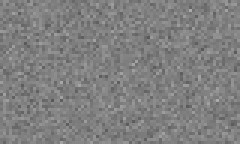
#> input picture tests/data/cost_vectors/noisy.pgm, 80 x 48 px (shown 3 times larger)
$ python -i maps.py   (imports and definitions only)   (older library calls are emulated)
#> lines starting #> are read from the running program, lines starting #| are printed output that depends on the picture
#> further down, picture is the input picture: shape (48, 80, 3); min 88, max 172, mean 127.6
"""Local complexity maps that drive adaptive embedding.

Two constraints shape this module.

1. The map must be identical for the sender (who sees the cover) and for the
   receiver (who only sees the stego image). It is therefore always computed
   from the image with its lowest bits cleared - exactly the bits embedding is
   allowed to touch. No synchronisation side channel is needed.

2. The map must be bit-identical on every machine and library version.
   A one-ULP difference would move a sample into a different quantisation band,
   shift the whole position order and destroy the message. Everything here is
   therefore integer arithmetic: integer convolutions, exact order statistics
   for normalisation, integer division, and an entropy table computed with the
   ``decimal`` module rather than the platform's libm.

Higher values mean "safer to modify". The range is 0..~1300.
"""

from __future__ import annotations

from decimal import Decimal, getcontext

import cv2
import numpy as np

__all__ = ["MAP_KINDS", "SCALE", "mask_low_bits", "complexity_map"]

MAP_KINDS = ("sobel", "laplacian", "variance", "entropy", "highfreq",
             "chroma", "combined", "uniform")

SCALE = 1024          # normalised maps span 0..SCALE-1
_LO_PCT, _HI_PCT = 1.0, 99.0
_WIN = 5              # window size of the local statistics


def mask_low_bits(img: np.ndarray, n_bits: int) -> np.ndarray:
    """Clear the n lowest bits of every sample."""
    if n_bits <= 0:
        return img
    return img & np.uint8(0xFF ^ ((1 << n_bits) - 1))


def _gray(img: np.ndarray) -> np.ndarray:
    """Integer luma (ITU-R BT.601 weights in fixed point)."""
    if img.ndim == 2:
        return img.astype(np.int32)
    if img.shape[2] == 1:
        return img[:, :, 0].astype(np.int32)
    f = img[:, :, :3].astype(np.int32)
    return (299 * f[:, :, 0] + 587 * f[:, :, 1] + 114 * f[:, :, 2]) // 1000


def _norm(x: np.ndarray) -> np.ndarray:
    """Normalise to 0..SCALE-1 using exact order statistics and integer math."""
    x = x.astype(np.int64)
    lo = int(np.percentile(x, _LO_PCT, method="lower"))
    hi = int(np.percentile(x, _HI_PCT, method="lower"))
    if hi <= lo:
        return np.zeros(x.shape, dtype=np.int32)
    y = (np.clip(x, lo, hi) - lo) * (SCALE - 1) // (hi - lo)
    return y.astype(np.int32)


def _sobel(gray: np.ndarray) -> np.ndarray:
    """|Gx| + |Gy|. uint8 input and CV_16S output keep the maths exact."""
    g = np.asarray(gray, dtype=np.uint8)
    gx = cv2.Sobel(g, cv2.CV_16S, 1, 0, ksize=3, borderType=cv2.BORDER_REFLECT_101)
    gy = cv2.Sobel(g, cv2.CV_16S, 0, 1, ksize=3, borderType=cv2.BORDER_REFLECT_101)
    return np.abs(gx.astype(np.int32)) + np.abs(gy.astype(np.int32))


def _laplacian(gray: np.ndarray) -> np.ndarray:
    lap = cv2.Laplacian(np.asarray(gray, dtype=np.uint8), cv2.CV_16S, ksize=3,
                        borderType=cv2.BORDER_REFLECT_101)
    return np.abs(lap.astype(np.int32))


def _sum_filter(x: np.ndarray, k: int = _WIN) -> np.ndarray:
    """Exact k-by-k window sum via an integral image (int64).

    Written with numpy rather than cv2 because the operation must stay purely
    integral while replicating BORDER_REFLECT_101 edge handling.
    """
    r = k // 2
    xp = np.pad(x.astype(np.int64), r, mode="reflect")
    ii = np.zeros((xp.shape[0] + 1, xp.shape[1] + 1), dtype=np.int64)
    np.cumsum(np.cumsum(xp, axis=0), axis=1, out=ii[1:, 1:])
    h, w = x.shape
    return (ii[k:k + h, k:k + w] - ii[0:h, k:k + w]
            - ii[k:k + h, 0:w] + ii[0:h, 0:w])


def _variance(gray: np.ndarray, k: int = _WIN) -> np.ndarray:
    """k^4 times the local variance: an integer that ranks the same way."""
    n = k * k
    s = _sum_filter(gray, k).astype(np.int64)
    sq = _sum_filter(gray.astype(np.int64) ** 2, k).astype(np.int64)
    return np.maximum(n * sq - s * s, 0)


_ENT_LUT_CACHE: dict[int, np.ndarray] = {}


def _entropy_lut(n: int) -> np.ndarray:
    """LUT[c] = round(-c/n * log2(c/n) * SCALE) as integers.

    Computed with ``decimal`` at 40 significant digits: pure Python arithmetic
    gives the same table on every platform, whereas ``math.log2`` delegates to
    the system libm and may differ in the last bit.
    """
    lut = _ENT_LUT_CACHE.get(n)
    if lut is None:
        getcontext().prec = 40
        ln2 = Decimal(2).ln()
        values = [0]
        for c in range(1, n + 1):
            p = Decimal(c) / Decimal(n)
            values.append(int((-p * (p.ln() / ln2) * SCALE).to_integral_value()))
        lut = np.array(values, dtype=np.int32)
        _ENT_LUT_CACHE[n] = lut
    return lut


def _entropy(gray: np.ndarray, k: int = _WIN, levels: int = 16) -> np.ndarray:
    """Local entropy over 16 luma bins inside a k-by-k window."""
    q = np.clip(gray // (256 // levels), 0, levels - 1)
    lut = _entropy_lut(k * k)
    ent = np.zeros(gray.shape, dtype=np.int32)
    for level in range(levels):
        counts = _sum_filter((q == level).astype(np.int32), k)
        ent += lut[np.clip(counts, 0, k * k)]
    return ent


def _highfreq(gray: np.ndarray, k: int = _WIN) -> np.ndarray:
    """Integer stand-in for a high-pass response: |k^2*pixel - window sum|."""
    return np.abs(k * k * gray.astype(np.int64) - _sum_filter(gray, k).astype(np.int64))


def _chroma(img: np.ndarray) -> np.ndarray:
    """Spread between colour channels; noise hides well where they disagree."""
    if img.ndim == 2 or img.shape[2] == 1:
        return np.zeros(img.shape[:2], dtype=np.int32)
    f = img[:, :, :3].astype(np.int32)
    return f.max(axis=2) - f.min(axis=2)


# Weights of the combined map, in parts per thousand (see the ablation study).
COMBINED_WEIGHTS = {"sobel": 350, "variance": 250, "entropy": 200,
                    "highfreq": 150, "chroma": 50}

# Relative "safety" of the R, G and B channels in parts per thousand: the human
# visual system is most sensitive to green and least sensitive to blue.
CHANNEL_WEIGHTS = (1000, 850, 1150)

# How much a channel's own local activity adds to its priority, per thousand.
CHANNEL_ACTIVITY = 250


def _spatial(kind: str, img: np.ndarray, gray: np.ndarray) -> np.ndarray:
    if kind == "sobel":
        return _norm(_sobel(gray))
    if kind == "laplacian":
        return _norm(_laplacian(gray))
    if kind == "variance":
        return _norm(_variance(gray))
    if kind == "entropy":
        return _norm(_entropy(gray))
    if kind == "highfreq":
        return _norm(_highfreq(gray))
    if kind == "chroma":
        return _norm(_chroma(img))
    if kind == "uniform":
        return np.full(gray.shape, SCALE - 1, dtype=np.int32)
    raise ValueError(f"unknown complexity map {kind!r}; available: {MAP_KINDS}")


def complexity_map(img: np.ndarray, kind: str = "combined", *,
                   mask_bits: int = 0, per_channel: bool = True) -> np.ndarray:
    """Embedding priority map of shape (H, W, C) and dtype int32."""
    base = mask_low_bits(img, mask_bits)
    if base.ndim == 2:
        base = base[:, :, None]

    if kind == "uniform":
        # The ablation control: no preference at all, not even between
        # channels, so that an adaptive codec degrades to keyed random order.
        return np.full(base.shape, SCALE - 1, dtype=np.int32)

    gray = _gray(base)

    if kind == "combined":
        spatial = np.zeros(gray.shape, dtype=np.int64)
        for name, weight in COMBINED_WEIGHTS.items():
            spatial += weight * _spatial(name, base, gray).astype(np.int64)
#> this loop made 5 passes
#> pass 1, in _sobel, `gx = cv2.Sobel(g, cv2.CV_16S, 1, 0, ksize=3, borderType=cv2.BORDER_REF..`:
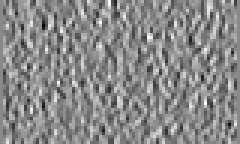
#> gx: shape (48, 80) int16 (shown 3 times larger); min -161, max 137, mean -0.1; drawn with min black and max white
#> pass 1, in _sobel, `gy = cv2.Sobel(g, cv2.CV_16S, 0, 1, ksize=3, borderType=cv2.BORDER_REF..`:
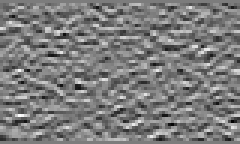
#> gy: shape (48, 80) int16 (shown 3 times larger); min -143, max 149, mean -0.1; drawn with min black and max white
#> pass 1, in _norm, `x = x.astype(np.int64)`:
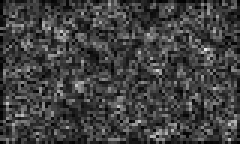
#> x: shape (48, 80) int64 (shown 3 times larger); min 0, max 240, mean 64.3
#> after the loop:
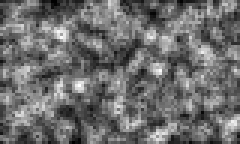
#> spatial: shape (48, 80) int64 (shown 3 times larger); min 13750, max 924850, mean 406399.9; drawn with min black and max white
        spatial = (spatial // 1000).astype(np.int32)
    else:
        spatial = _spatial(kind, base, gray)

    n_ch = base.shape[2]
#> n_ch = 3
    out = np.repeat(spatial[:, :, None].astype(np.int64), n_ch, axis=2)
    if per_channel and n_ch == 3:
        out = out * np.array(CHANNEL_WEIGHTS, dtype=np.int64)[None, None, :] // 1000
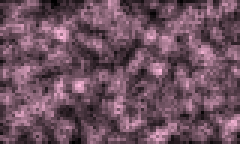
#> out: shape (48, 80, 3) int64 (shown 3 times larger); mean of channels 0, 1, 2 405.9, 344.6, 466.3; drawn with min black and max white
        for c in range(3):
            activity = _norm(_sobel(base[:, :, c].astype(np.int32))).astype(np.int64)
            out[:, :, c] += CHANNEL_ACTIVITY * activity // 1000
#> this loop made 3 passes
#> pass 1, in _norm (call 6), `y = (np.clip(x, lo, hi) - lo) * (SCALE - 1) // (hi - lo)`:
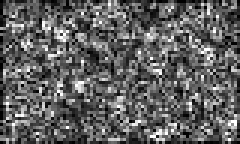
#> y: shape (48, 80) int64 (shown 3 times larger); min 0, max 1023, mean 388.8; drawn with min black and max white
#> after the loop:
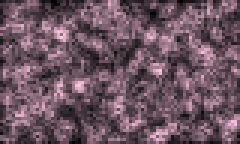
#> out: shape (48, 80, 3) int64 (shown 3 times larger); mean of channels 0, 1, 2 502.7, 441.4, 563.2; drawn with min black and max white
    return out.astype(np.int32)
#> returned value: shape (48, 80, 3) int32

>>> import cv2
>>> picture = cv2.imread('../../tests/data/cost_vectors/noisy.pgm')
>>> result = complexity_map(picture)
